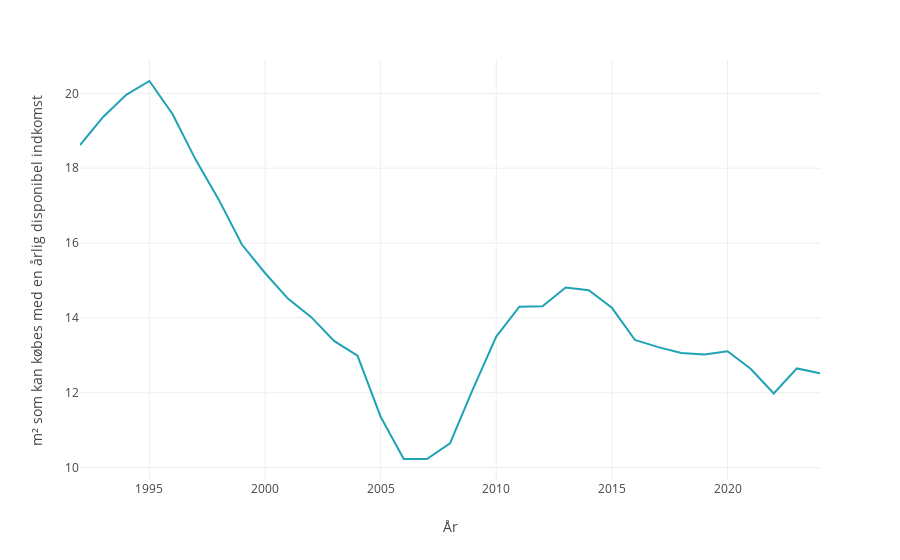

Notebook code for this chart:
### Markdown cell above
### Danish

### Code cell
fig = plot_price(
    sales_data,
    "M2AffordedTotal",
    "dk",
    selected_locations,
    ["Actual price"],
)

# Export to a standalone HTML file
html_str = pio.to_html(fig, full_html=False, include_plotlyjs="cdn")
with open("Charts/Figure4_DK.html", "w", encoding="utf-8") as f:
    f.write(html_str)

# Exporting as a PNG file
# fig.write_image("Charts/Figure4_DK.png")

# Previewing
fig

### Figure 1 — Plotly figure (JSON) as saved in the notebook; plotly's stock layout.template omitted (floating-point values rounded to 4 significant figures)
{"data": [{"hovertemplate": "År=%{x}<br>m² som kan købes med en årlig disponibel indkomst=%{y}<extra></extra>", "legendgroup": "", "line": {"color": "#1ea2b5", "dash": "solid"}, "marker": {"symbol": "circle"}, "mode": "lines", "name": "", "orientation": "v", "showlegend": false, "textposition": "top center", "type": "scatter", "x": [2024, 2023, 2022, 2021, 2020, 2019, 2018, 2017, 2016, 2015, 2014, 2013, 2012, 2011, 2010, 2009, 2008, 2007, 2006, 2005, 2004, 2003, 2002, 2001, 2000, 1999, 1998, 1997, 1996, 1995, 1994, 1993, 1992], "xaxis": "x", "y": [12.52, 12.65, 11.98, 12.64, 13.11, 13.02, 13.06, 13.22, 13.41, 14.27, 14.74, 14.81, 14.31, 14.3, 13.5, 12.11, 10.65, 10.23, 10.23, 11.36, 12.99, 13.38, 14.02, 14.51, 15.2, 15.96, 17.16, 18.23, 19.45, 20.33, 19.96, 19.37, 18.62], "yaxis": "y"}], "layout": {"legend": {"bgcolor": "rgba(255, 255, 255, 0.5)", "tracegroupgap": 0, "x": 0.5, "xanchor": "center", "y": 1.1, "yanchor": "bottom"}, "margin": {"t": 60}, "xaxis": {"anchor": "y", "domain": [0, 1], "title": {"text": "År"}}, "yaxis": {"anchor": "x", "domain": [0, 1], "title": {"text": "m² som kan købes med en årlig disponibel indkomst"}}}}
